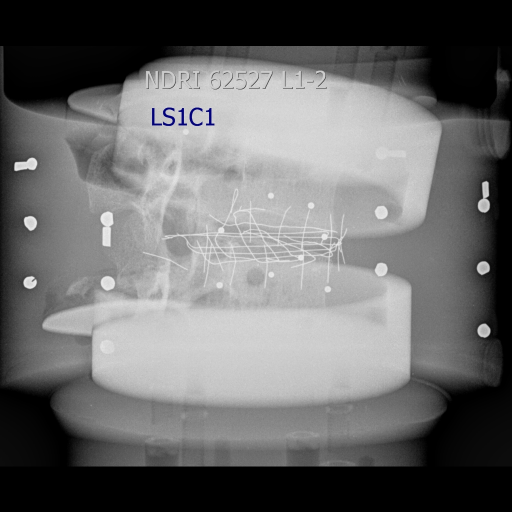
%> input picture data/LS1C1.JPEG, 1024 x 1024 px (shown at 1/2 size)
$ octave --eval "result = areaEnhance(rgb2gray(imread('../data/LS1C1.JPEG')));"   (GNU Octave 9; MATLAB toolbox functions it lacks are replaced by stand-ins)
%> lines starting %> are read from the running program, lines starting %| are printed output that depends on the picture; in (x1, y1, x2, y2) boxes, pixels count from 0 and x2, y2 are one past the last pixel; in counts of white or black regions, pixels touching at a corner belong together; the program's own positions count from 1
function enImg = areaEnhance( inImg )
%AREAENHANCE 去除背景噪声，提取出铁丝网的区域
%   由于金属丝丝为极丝的状结构，找出边缘后，执行开操作，仍呈现出丝状；
%	由于金属丝相互交错，呈网状，且几乎都是网络的部分，因此可以使用
%areaopen操作，将其他边缘过滤掉

bw = edge( inImg, 'sobel' );
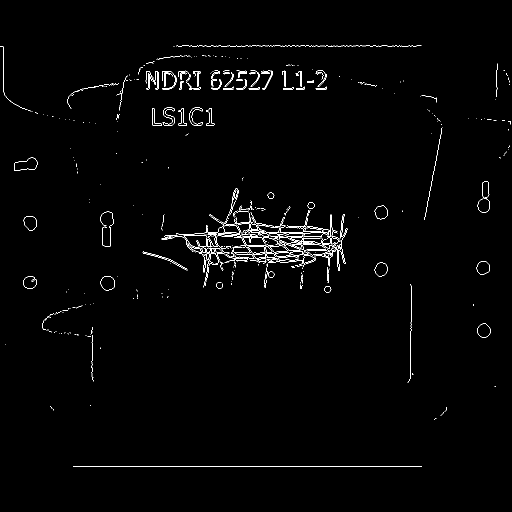
%> bw: size 1024x1024 logical (shown at 1/2 size); 1.2% white in thin lines or dots, all inside (x1, y1, x2, y2) = (0, 91, 1021, 934)
se = strel( 'disk', 2 );
bw = imclose( bw, se );
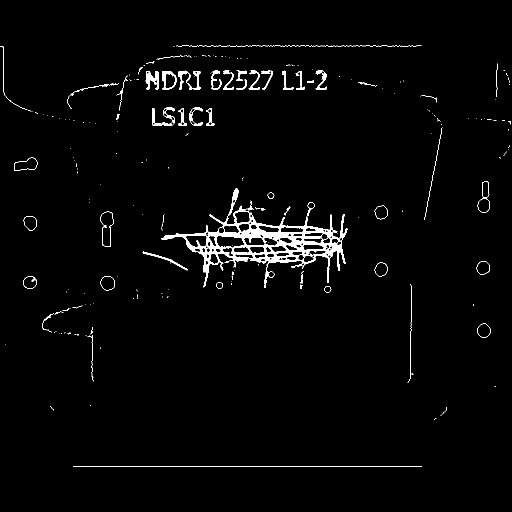
%> bw: size 1024x1024 logical (shown at 1/2 size); 2.2% white; 207 white regions (150 under 20 px), largest, box (x1, y1, x2, y2) and area: (322, 377, 695, 576) 13077, (146, 932, 844, 934) 701, (291, 142, 318, 179) 563

enImg = bwareaopen( bw, 5000 );
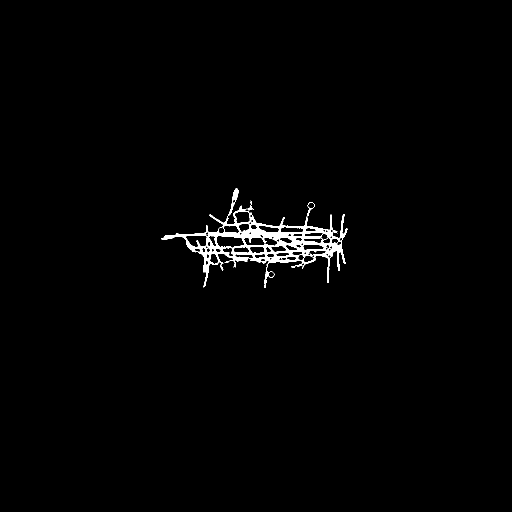
%> enImg: size 1024x1024 logical (shown at 1/2 size); 1.2% white; 1 white region, box (x1, y1, x2, y2) and area: (322, 377, 695, 576) 13077

end

$ run again, on data/LS2C10000.JPEG
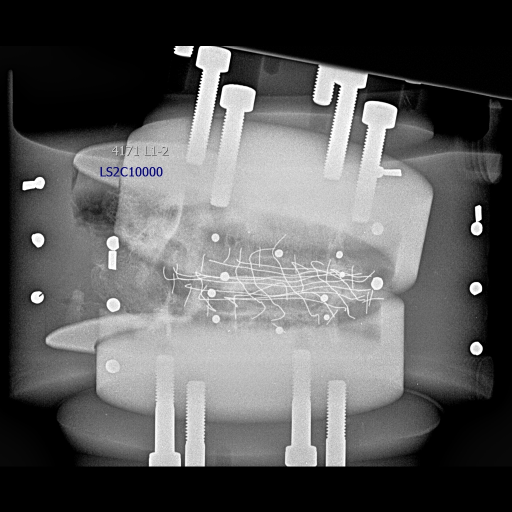
%> input picture data/LS2C10000.JPEG, 1024 x 1024 px (shown at 1/2 size)
%> in areaEnhance, `bw = edge( inImg, 'sobel' );`:
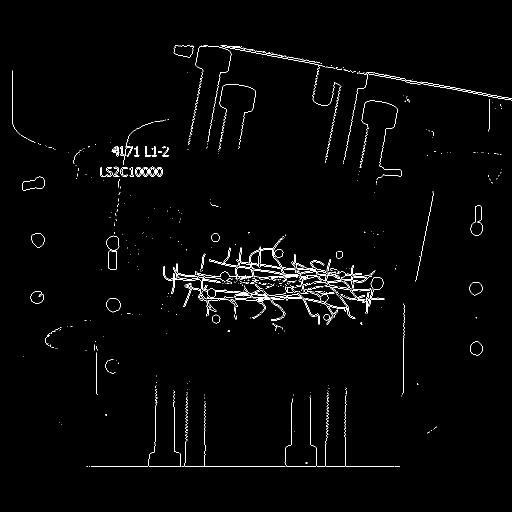
%> bw: size 1024x1024 logical (shown at 1/2 size); 1.5% white in thin lines or dots, all inside (x1, y1, x2, y2) = (24, 91, 1024, 934)
%> in areaEnhance, `enImg = bwareaopen( bw, 5000 );`:
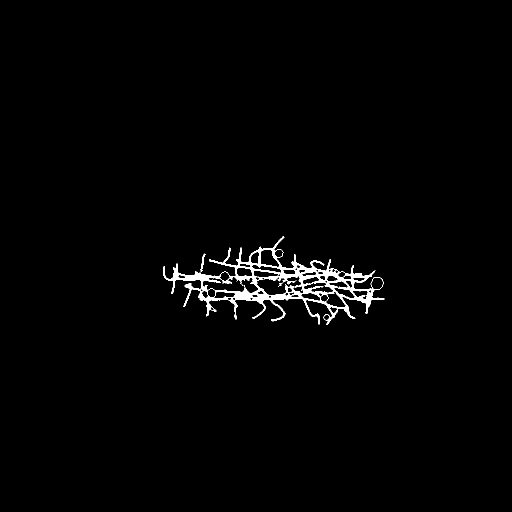
%> enImg: size 1024x1024 logical (shown at 1/2 size); 1.4% white; 1 white region, box (x1, y1, x2, y2) and area: (326, 472, 769, 650) 14415
